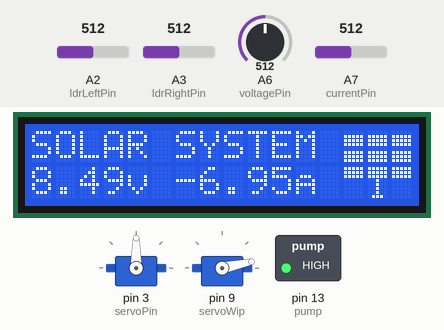
A sketch run on a simulated Arduino Nano, built with avr-gcc and run on an emulated ATmega328P. Parts: 16×2 character LCD, 2 × servo, switched loads named in the sketch (green lamp = pin HIGH). The inputs (shaded band) are chosen by the test bench; at power-on: A7 (currentPin) = 512, A6 (voltagePin) = 512, A2 (ldrLeftPin) = 512, A3 (ldrRightPin) = 512.

Above: at 4.5 s.
4.6 s: A7 (currentPin) set to 463
At 7.93 s:
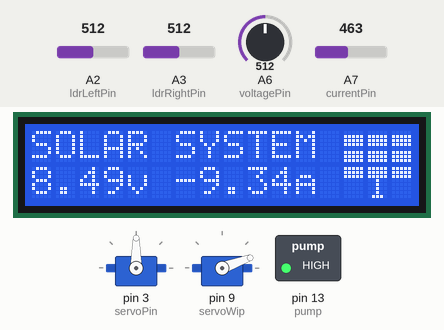
8.6 s: A7 (currentPin) set to 441
At 11.63 s:
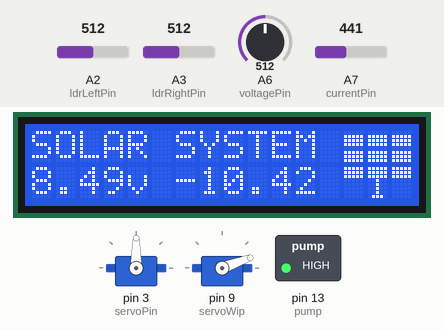
12.6 s: A6 (voltagePin) set to 716
15.0 s: A2 (ldrLeftPin) set to 650
17.3 s: A2 (ldrLeftPin) set to 672
At 17.75 s:
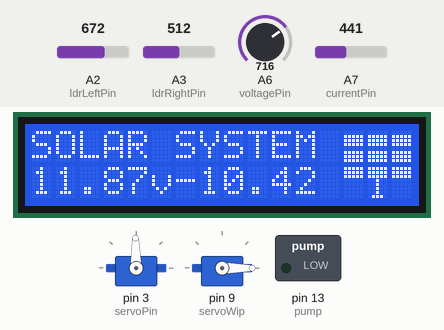
21.3 s: A6 (voltagePin) set to 610
At 21.74 s:
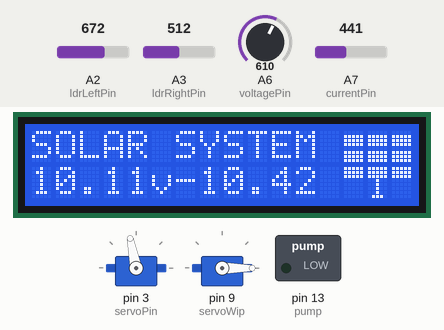
24.1 s: A6 (voltagePin) set to 586
At 24.54 s:
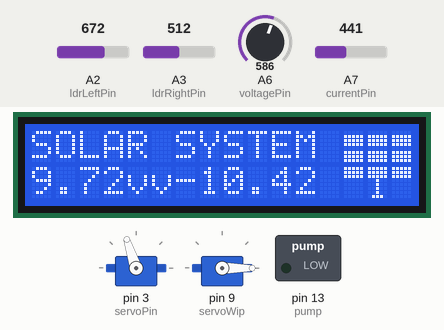
Timing chart, 0 to 30.9 s (numbered marks = the images above; inputs shaded):
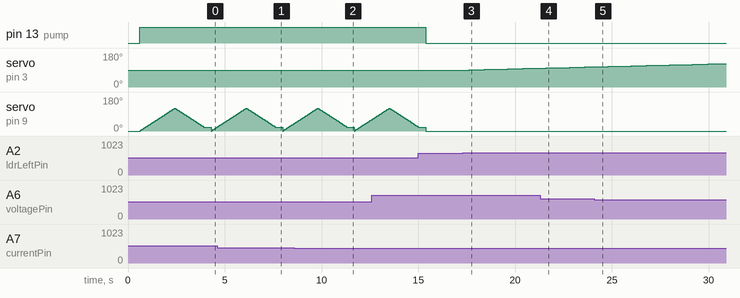

Measured:
- the behaviour switches between 450 and 449 on A7 (currentPin) (found by bisection; images 1 and 2)
- the behaviour switches between 662 and 663 on A2 (ldrLeftPin) (found by bisection; images 2 and 3)
- the behaviour switches between 603 and 602 on A6 (voltagePin) (found by bisection; images 4 and 5)
- after the input at 4.6 s, the display: changes after 3.2 s (image 1)
- after the input at 8.6 s, the display: changes after 2.9 s (image 2)
- after the input at 17.3 s, servo on pin 3 (servoPin): moves from 90° to 100° over 3.6 s, starting after 0.32 s
- after the input at 21.3 s, the display: first differs from a run without the input after 0.32 s (image 4)
- after the input at 24.1 s, the display: first differs from a run without the input after 0.31 s (image 5)

The sketch:

Solar_Monitor_V1.ino
```cpp
#include <LiquidCrystal_I2C.h>
#include <Servo.h>

Servo solarServo;
Servo solarServo1;

// Servos
const int servoPin = 3;
const int servoWip = 9;
const int pump = 13;
LiquidCrystal_I2C lcd(0x27, 16, 2);  // set the LCD address to 0x27 for a 16 chars and 2 line display

// Sensors
const int voltagePin = A6;  // Voltage sensor output
const int currentPin = A7;  // ACS712 output
const int ldrLeftPin = A2;
const int ldrRightPin = A3;

// Constants
int pos = 90;               // Initial servo position (middle)
const int threshold = 150;  // Light difference threshold to trigger movement
const int stepSize = 1;
int difference;
const float vRef = 3.3;
const float voltageSensorFactor = 5.14;
const float ACS712_SENSITIVITY = 0.066;  // V/A for ACS712 20A
float ACS712_ZERO_OFFSET = 2.110;
float actualVoltage;
float actualCurrent;
unsigned long startTime;
String valueV, valueA;

byte cellU[] = {
  B00000,
  B11111,
  B11111,
  B11111,
  B00000,
  B11111,
  B11111,
  B11111
};
byte cellD[] = {
  B11111,
  B11111,
  B11111,
  B00000,
  B00000,
  B00000,
  B00000,
  B00000
};
byte cellM[] = {
  B11111,
  B11111,
  B11111,
  B00100,
  B00100,
  B00100,
  B00100,
  B01110
};
byte a[] = {
  B00000,
  B00000,
  B01110,
  B10001,
  B11111,
  B10001,
  B10001,
  B00000
};

void setup() {
  lcd.init();  // initialize the lcd
  // Print a message to the LCD.
  lcd.backlight();
  lcd.createChar(0, cellU);
  lcd.createChar(1, cellM);
  lcd.createChar(2, cellD);
  lcd.createChar(3, a);
  lcd.home();
  pinMode(13, OUTPUT);
  solarServo.attach(servoPin);
  solarServo1.attach(servoWip);
  solarServo1.write(0);
  delay(500);
}

void loop() {
  Wiping();
  intro();
  read();
  valueV = String(actualVoltage) + "v";
  valueA = String(actualCurrent);
  text(0, 1, valueV);
  text(6, 1, valueA);
  if (abs(difference) > threshold) {
    if (difference > 0 && pos < 180) {
      pos += stepSize;  // Move right
    } else if (difference < 0 && pos > 0) {
      pos -= stepSize;  // Move left
    }
    solarServo.write(pos);
    delay(50);  // Small delay for servo to move
  }
  delay(200);
}
void read() {
  long voltageSum = 0;
  long currentSum = 0;
  const int samples = 50;
  int ldrLeft = analogRead(ldrLeftPin);
  int ldrRight = analogRead(ldrRightPin);

  difference = ldrLeft - ldrRight;

  for (int i = 0; i < samples; i++) {
    voltageSum += analogRead(voltagePin);
    currentSum += analogRead(currentPin);
    delay(2);  // small delay between samples
  }

  float avgVoltageRaw = voltageSum / float(samples);
  float avgCurrentRaw = currentSum / float(samples);

  float sensorVoltage = (avgVoltageRaw * vRef) / 1023.0;
  actualVoltage = sensorVoltage * voltageSensorFactor;

  float sensorCurrentVoltage = (avgCurrentRaw * vRef) / 1023.0;
  actualCurrent = (sensorCurrentVoltage - ACS712_ZERO_OFFSET) / ACS712_SENSITIVITY;
}
void Wiping() {
  // Change Time 15000ms
  int pos;
  if (millis() - startTime < 15000) {  // Run for 15 seconds only
    for (pos = 0; pos <= 120; pos++) {
      solarServo1.write(pos);
      digitalWrite(pump, HIGH);
      delay(15);
    }
    for (pos = 120; pos >= 20; pos--) {
      solarServo1.write(pos);
      digitalWrite(pump, HIGH);
      delay(15);
    }
  } else {
    // Stop servo and pump after 15 seconds
    digitalWrite(pump, LOW);
    solarServo1.write(0);  // Move to resting position (optional)
    solarServo1.detach();
  }
}
void text(int x, int y, String a) {
  lcd.setCursor(x, y);
  lcd.print(a);
}
void icon(int x, int y, int z) {
  lcd.setCursor(x, y);
  lcd.write(z);
}
void intro() {
  text(0, 0, "SOLAR SYSTEM");
  icon(11, 1, 3);
  icon(13, 0, 0);
  icon(14, 0, 0);
  icon(15, 0, 0);
  icon(13, 1, 2);
  icon(14, 1, 1);
  icon(15, 1, 2);
}
```
